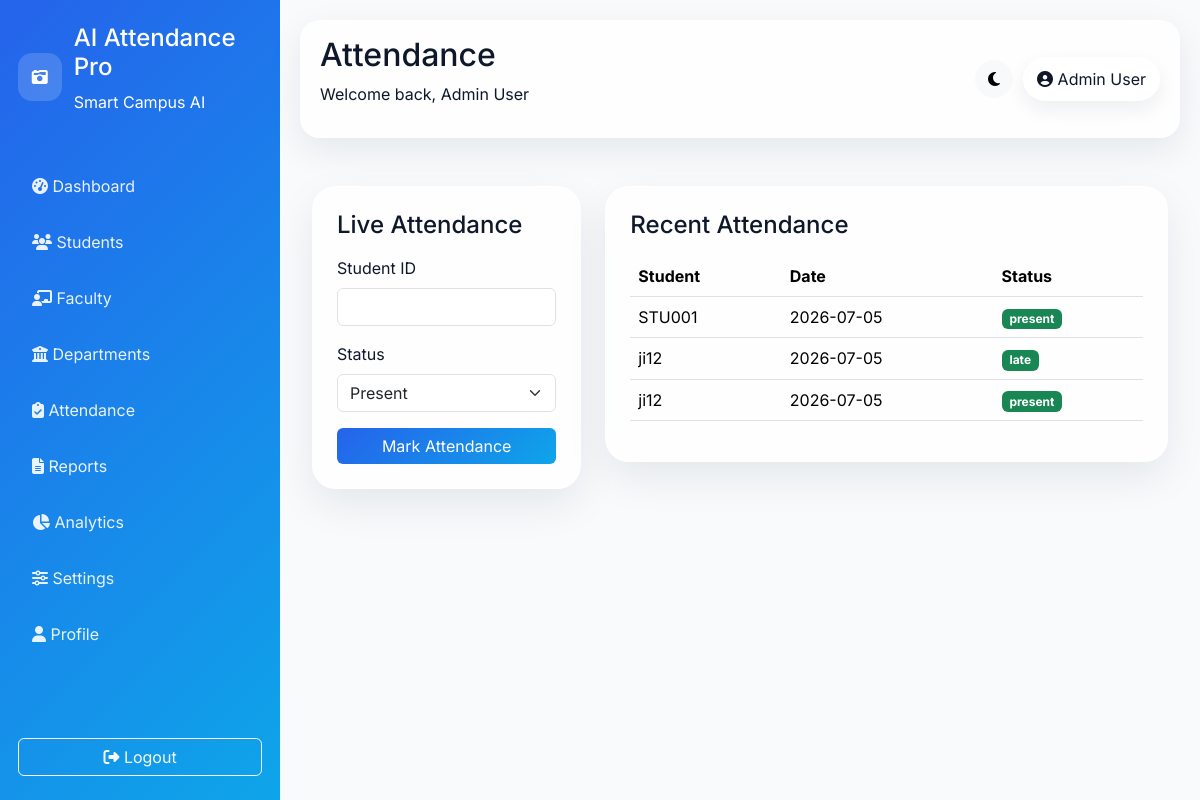
Page /attendance (signed in) on the committed database.
### models/__init__.py (models this page shows, shortened)
class User(db.Model):
    id = db.Column(db.Integer, primary_key=True)
    full_name = db.Column(db.String(120), nullable=False)
    email = db.Column(db.String(120), unique=True, nullable=False)
    password_hash = db.Column(db.String(255), nullable=False)
    role = db.Column(db.String(20), default='admin')
    created_at = db.Column(db.DateTime, default=db.func.now())

class Attendance(db.Model):
    id = db.Column(db.Integer, primary_key=True)
    student_id = db.Column(db.String(50), nullable=False)
    date = db.Column(db.String(20), nullable=False)
    status = db.Column(db.String(20), default='present')
    created_at = db.Column(db.DateTime, default=db.func.now())

### app.py (the view)
@app.route('/attendance')
@login_required
def attendance():
    records = Attendance.query.order_by(Attendance.id.desc()).limit(50).all()
    students = Student.query.all()
    return render_template('attendance.html', records=records, students=students)

### app.py (called while the page is built)
@login_manager.user_loader
def load_user(user_id):
    return User.query.get(int(user_id))

@app.context_processor
def inject_globals():
    return {'site_name': 'AI Attendance Pro', 'now': datetime.utcnow()}

### templates/attendance.html (shortened to what this page needs)
{% extends 'base.html' %}
{% block page_title %}Attendance{% endblock %}
{% block content %}
<div class="row g-4">
    <div class="col-lg-4">
        <div class="glass-card p-4">
            <h4 class="mb-3">Live Attendance</h4>
            <form id="markAttendanceForm">
                <div class="mb-3">
                    <label class="form-label">Student ID</label>
                    <input class="form-control" name="student_id" id="student_id" required>
                </div>
                <div class="mb-3">
                    <label class="form-label">Status</label>
                    <select class="form-select" name="status">
                        <option value="present">Present</option>
                    </select>
                </div>
                <button class="btn btn-primary w-100" type="submit">Mark Attendance</button>
            </form>
        </div>
    </div>
    <div class="col-lg-8">
        <div class="glass-card p-4">
            <h4 class="mb-3">Recent Attendance</h4>
            <div class="table-responsive">
                <table class="table table-hover">
                    <thead>
                        <tr><th>Student</th><th>Date</th><th>Status</th></tr>
                    </thead>
                    <tbody>
                        {% for record in records %}
                        <tr>
                            <td>{{ record.student_id }}</td>
                            <td>{{ record.date }}</td>
                            <td><span class="badge text-bg-success">{{ record.status }}</span></td>
                        </tr>
                        {% else %}
                        <tr><td colspan="3" class="text-center text-muted">No attendance recorded yet.</td></tr>
                        {% endfor %}
                    </tbody>
                </table>
            </div>
        </div>
    </div>
</div>
{% endblock %}

### templates/base.html (shortened to what this page needs)
<!doctype html>
<html lang="en" class="h-100">
<head>
    <link href="https://cdn.jsdelivr.net/npm/bootstrap@5.3.3/dist/css/bootstrap.min.css" rel="stylesheet">
    <link href="https://cdnjs.cloudflare.com/ajax/libs/font-awesome/6.5.2/css/all.min.css" rel="stylesheet">
    <link href="https://cdnjs.cloudflare.com/ajax/libs/animate.css/4.1.1/animate.min.css" rel="stylesheet">
    <link rel="stylesheet" href="{{ url_for('static', filename='css/style.css') }}">
</head>
<body class="bg-soft" data-theme="light">
    <div class="page-wrapper">
        {% if current_user.is_authenticated %}
        <aside class="sidebar">
            <div class="brand">
                <div class="brand-icon"><i class="fa-solid fa-camera-retro"></i></div>
                <div>
                    <h4>{{ site_name }}</h4>
                    <p>Smart Campus AI</p>
                </div>
            </div>
            <nav class="nav-links">
                <a href="{{ url_for('dashboard') }}"><i class="fa-solid fa-gauge-high"></i> Dashboard</a>
                <a href="{{ url_for('students') }}"><i class="fa-solid fa-users"></i> Students</a>
                <a href="{{ url_for('faculty') }}"><i class="fa-solid fa-chalkboard-teacher"></i> Faculty</a>
                <a href="{{ url_for('departments') }}"><i class="fa-solid fa-building-columns"></i> Departments</a>
                <a href="{{ url_for('attendance') }}"><i class="fa-solid fa-clipboard-check"></i> Attendance</a>
                <a href="{{ url_for('reports') }}"><i class="fa-solid fa-file-lines"></i> Reports</a>
                <a href="{{ url_for('analytics') }}"><i class="fa-solid fa-chart-pie"></i> Analytics</a>
                <a href="{{ url_for('settings') }}"><i class="fa-solid fa-sliders"></i> Settings</a>
                <a href="{{ url_for('profile') }}"><i class="fa-solid fa-user"></i> Profile</a>
            </nav>
            <div class="sidebar-footer">
                <a href="{{ url_for('logout') }}" class="btn btn-outline-light w-100"><i class="fa-solid fa-right-from-bracket"></i> Logout</a>
            </div>
        </aside>
        {% endif %}
        <main class="main-content">
            {% if current_user.is_authenticated %}
            <header class="topbar">
                <div>
                    <h2>{% block page_title %}Dashboard{% endblock %}</h2>
                    <p>Welcome back, {{ current_user.full_name }}</p>
                </div>
                <div class="topbar-actions">
                    <button class="btn btn-light rounded-pill theme-toggle" type="button" aria-label="Toggle theme"><i class="fa-solid fa-moon"></i></button>
                    <a href="{{ url_for('profile') }}" class="user-pill"><i class="fa-solid fa-user-circle"></i> {{ current_user.full_name }}</a>
                </div>
            </header>
            {% endif %}
            <div class="container-fluid py-4">
                {% block content %}{% endblock %}
            </div>
        </main>
    </div>
</body>
</html>

### static/css/style.css (style rules this page uses)
:root { --primary: #2563EB; --secondary: #0EA5E9; --success: #10B981; --danger: #EF4444; --warning: #F59E0B; --bg: #F8FAFC; --text: #0f172a; --card: rgba(255,255,255,0.78); --border: rgba(255,255,255,0.6); }
* { box-sizing: border-box; }
body { font-family: 'Inter', sans-serif; background: linear-gradient(135deg, #eef5ff, #f8fbff); color: var(--text); }
.bg-soft { background: var(--bg); }
.page-wrapper { display: flex; min-height: 100vh; }
.sidebar { width: 280px; background: linear-gradient(135deg, var(--primary), var(--secondary)); color: white; padding: 24px 18px; display: flex; flex-direction: column; }
.brand { display: flex; align-items: center; gap: 12px; margin-bottom: 32px; }
.brand-icon { width: 48px; height: 48px; border-radius: 14px; display: grid; place-items: center; background: rgba(255,255,255,0.16); color: white; }
.nav-links { display: flex; flex-direction: column; gap: 8px; }
.nav-links a { color: rgba(255,255,255,0.9); text-decoration: none; padding: 12px 14px; border-radius: 12px; transition: .2s ease; }
.sidebar-footer { margin-top: auto; padding-top: 16px; }
.main-content { flex: 1; padding: 20px; }
.topbar { display: flex; justify-content: space-between; align-items: center; margin-bottom: 24px; padding: 16px 20px; border-radius: 20px; background: var(--card); backdrop-filter: blur(20px); box-shadow: 0 12px 35px rgba(15,23,42,0.08); }
.topbar-actions { display: flex; gap: 10px; align-items: center; }
.user-pill { background: white; padding: 10px 14px; border-radius: 999px; text-decoration: none; color: var(--text); box-shadow: 0 8px 20px rgba(15,23,42,0.07); }
.glass-card { background: var(--card); border: 1px solid var(--border); border-radius: 24px; box-shadow: 0 16px 40px rgba(15,23,42,0.08); backdrop-filter: blur(20px); }
.btn-primary { background: linear-gradient(135deg,var(--primary),var(--secondary)); border: none; }
.table { --bs-table-bg: transparent; }

### rows in the picture
User: full_name "Admin User"
Attendance: student_id "STU001", date "2026-07-05", status "present"
Attendance: student_id "ji12", date "2026-07-05", status "late"
Attendance: student_id "ji12", date "2026-07-05", status "present"

### other values in the picture
{{ site_name }} "AI Attendance Pro"
